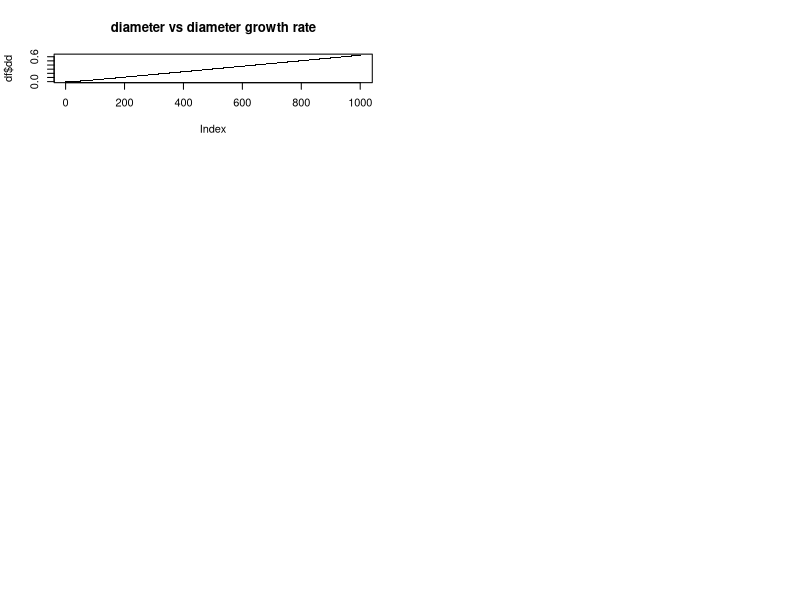

Source code (R): (Note: this script raises an error after producing the figure.)
## Main file for running annual plant models including model compiling and output visualizations.


## package calls


## ********* model for single tree *********

## variable definition

#### allometric variables
l <- 4               ## leaf area index of tree
r <- 6.5             ## fine-root surface area per unit crown area
H <- 3.6             ## allometric constant for height
a_s <- 0.0815        ## allometric constant for sapwood
a_w <- 0.20          ## allometric constant for crown area
gamma <- 1.5         ## allometric exponent


#### carbon accumulation and allocation variables
c_l <- 0.187/365     ## cost of building and maintaining leaf biomass including sapwood respiration
c_r <- 0.044/365     ## cost of builidng and maintaining fine-root biomass
c_bg <- 0.2          ## building cost of structural biomass
V <- 0.6/365         ## maximum rate of carbon fixation - kgC/m^2/day
k <- 0.33            ## light extinction coefficient
A <- (V/k)*(1-exp(-k*l)) ## carbon assimilation rate per unit crown area

#### simulation variables
max_t <- 1000        ## length of simulation in days
dnot <- 0.0001       ## starting diameter
timestep <- 1        ## timestep in day
cohort_density <- 20 ## initial pop. size in #ind./m^2
plot_area <- 500     ## plot area in m^2


## 2.function definition

## 2.1 general purpose functions
## function to calculate diameter growth
calc.dd <- function(data, i) {
  dd <- 1/((a_s*(gamma+1)*(1+c_bg)*(1/a_w))+((gamma/data[i,2])*(l*c_l + r*c_r)))*(A-(l*c_l)-(r*c_r))
  return(dd)
}

## function to calculate height, crown area, structural biomass and fine-root surface area from vector of diameter values
calc.allom <- function(diam.data) {
  data <- data.frame(diameter = diam.data,
                     height = H*(diam.data^(gamma-1)),
                     crown_area = a_w*(diam.data^gamma),
                     struct_biomass = a_s*(diam.data^(gamma+1)),
                     root_surface_area = r*(a_w*(diam.data^gamma)))
  plot.simulations(df = data)
  return(data)
}

## function to generate plots of simulated data:
plot.simulations <- function(df) {
  par(mfrow=c(4,2))
  plot(df$diameter,df$dd, pch=".", main="diameter vs diameter growth rate")
  plot(df$timestep, df$dd, pch=".", main="day vs. diameter growth rate")
  plot(df$timestep, df$diameter, pch=".", main="day vs. diameter")
  plot(df$timestep,df$height,pch=".", main="day vs. height")
  plot(df$timestep,df$crown_area,pch=".", main="day vs. crown_area")
  plot(df$timestep,df$struct_biomass,pch=".", main="day vs. structural biomass")
  plot(df$timestep,df$root_surface_area,pch=".", main = "day vs. root surface area")
}

## 2.2 simulator functions

## 2.2.1 single-tree simulator
simulate.tree <- function(max_t, timestep, dnot) {

  ## create dataframe with initial tree
  data <- data.frame(timestep = 0, diameter = dnot, dd = NA)

  ## loop over days in simulation
  for (i in seq(1, max_t, by = timestep)) {

    ## calculate diameter growth
    dd <- calc.dd(data=data, i=i)
    d_n <- data[i,2]+dd
    data <- rbind(data, c(i, d_n, dd))
  }
  return(data)
}

## 2.2.2 single-species simulator
simulate.stand <- function(max_t, timestep, dnot) {

  ## initialize data matrix
  data <- matrix(1, nrow = cohort_density*plot_area, ncol = 3)
  data[,1] <- dnot

  ## loop over days in simulation
  for (i in seq(1, max_t, by = timestep)) {

    ## grow plants
    dd <- calc.dd(data=data)


  }



}







## run function
df <- simulate.tree(max_t = max_t, timestep = timestep, dnot = dnot)
df <- cbind(timestep = df[,1], dd = df[,3], calc.allom(df[,2]))
plot.simulations(df)



## does it work?


## I think so !
